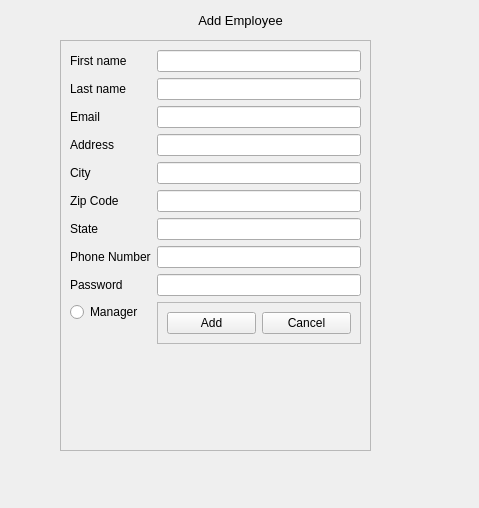
<?xml version="1.0" encoding="UTF-8"?>
<ui version="4.0">
 <class>addEmployee</class>
 <widget class="QWidget" name="addEmployee">
  <property name="geometry">
   <rect>
    <x>0</x>
    <y>0</y>
    <width>479</width>
    <height>508</height>
   </rect>
  </property>
  <property name="windowTitle">
   <string>Form</string>
  </property>
  <widget class="QLabel" name="label">
   <property name="geometry">
    <rect>
     <x>160</x>
     <y>0</y>
     <width>161</width>
     <height>41</height>
    </rect>
   </property>
   <property name="sizePolicy">
    <sizepolicy hsizetype="Preferred" vsizetype="Preferred">
     <horstretch>0</horstretch>
     <verstretch>0</verstretch>
    </sizepolicy>
   </property>
   <property name="font">
    <font>
     <pointsize>24</pointsize>
    </font>
   </property>
   <property name="text">
    <string>&lt;html&gt;&lt;head/&gt;&lt;body&gt;&lt;p align=&quot;center&quot;&gt;&lt;span style=&quot; font-size:10pt;&quot;&gt;Add Employee&lt;/span&gt;&lt;/p&gt;&lt;/body&gt;&lt;/html&gt;</string>
   </property>
  </widget>
  <widget class="QFrame" name="frame">
   <property name="geometry">
    <rect>
     <x>60</x>
     <y>40</y>
     <width>311</width>
     <height>411</height>
    </rect>
   </property>
   <property name="frameShape">
    <enum>QFrame::StyledPanel</enum>
   </property>
   <property name="frameShadow">
    <enum>QFrame::Raised</enum>
   </property>
   <layout class="QFormLayout" name="formLayout">
    <item row="0" column="0">
     <widget class="QLabel" name="firstName">
      <property name="text">
       <string>First name</string>
      </property>
     </widget>
    </item>
    <item row="0" column="1">
     <widget class="QLineEdit" name="empFname">
      <property name="text">
       <string/>
      </property>
     </widget>
    </item>
    <item row="2" column="0">
     <widget class="QLabel" name="lastName">
      <property name="text">
       <string>Last name</string>
      </property>
     </widget>
    </item>
    <item row="2" column="1">
     <widget class="QLineEdit" name="empLname"/>
    </item>
    <item row="4" column="0">
     <widget class="QLabel" name="email">
      <property name="text">
       <string>Email</string>
      </property>
     </widget>
    </item>
    <item row="4" column="1">
     <widget class="QLineEdit" name="empEmail"/>
    </item>
    <item row="6" column="0">
     <widget class="QLabel" name="address">
      <property name="text">
       <string>Address</string>
      </property>
     </widget>
    </item>
    <item row="6" column="1">
     <widget class="QLineEdit" name="empAddress"/>
    </item>
    <item row="9" column="0">
     <widget class="QLabel" name="city">
      <property name="text">
       <string>City</string>
      </property>
     </widget>
    </item>
    <item row="9" column="1">
     <widget class="QLineEdit" name="empCity"/>
    </item>
    <item row="12" column="0">
     <widget class="QLabel" name="zipCode">
      <property name="text">
       <string>Zip Code</string>
      </property>
     </widget>
    </item>
    <item row="12" column="1">
     <widget class="QLineEdit" name="empZip"/>
    </item>
    <item row="14" column="0">
     <widget class="QLabel" name="state">
      <property name="text">
       <string>State</string>
      </property>
     </widget>
    </item>
    <item row="14" column="1">
     <widget class="QLineEdit" name="empState"/>
    </item>
    <item row="17" column="0">
     <widget class="QLabel" name="phoneNumber">
      <property name="text">
       <string>Phone Number</string>
      </property>
     </widget>
    </item>
    <item row="17" column="1">
     <widget class="QLineEdit" name="empPhone"/>
    </item>
    <item row="20" column="0">
     <widget class="QLabel" name="password">
      <property name="text">
       <string>Password</string>
      </property>
     </widget>
    </item>
    <item row="20" column="1">
     <widget class="QLineEdit" name="empPass"/>
    </item>
    <item row="21" column="1">
     <widget class="QFrame" name="frame_2">
      <property name="frameShape">
       <enum>QFrame::StyledPanel</enum>
      </property>
      <property name="frameShadow">
       <enum>QFrame::Raised</enum>
      </property>
      <layout class="QHBoxLayout" name="horizontalLayout">
       <item>
        <widget class="QPushButton" name="addButton">
         <property name="text">
          <string>Add</string>
         </property>
        </widget>
       </item>
       <item>
        <widget class="QPushButton" name="cancelButton">
         <property name="text">
          <string>Cancel</string>
         </property>
        </widget>
       </item>
      </layout>
     </widget>
    </item>
    <item row="21" column="0">
     <widget class="QRadioButton" name="empOrMana">
      <property name="text">
       <string>Manager</string>
      </property>
      <property name="checked">
       <bool>false</bool>
      </property>
      <property name="autoRepeat">
       <bool>false</bool>
      </property>
     </widget>
    </item>
   </layout>
  </widget>
  <widget class="QLabel" name="errorLabel">
   <property name="geometry">
    <rect>
     <x>60</x>
     <y>460</y>
     <width>361</width>
     <height>16</height>
    </rect>
   </property>
   <property name="text">
    <string/>
   </property>
  </widget>
  <widget class="QLabel" name="errorLabel2">
   <property name="geometry">
    <rect>
     <x>60</x>
     <y>480</y>
     <width>361</width>
     <height>16</height>
    </rect>
   </property>
   <property name="text">
    <string/>
   </property>
  </widget>
 </widget>
 <resources/>
 <connections/>
</ui>
